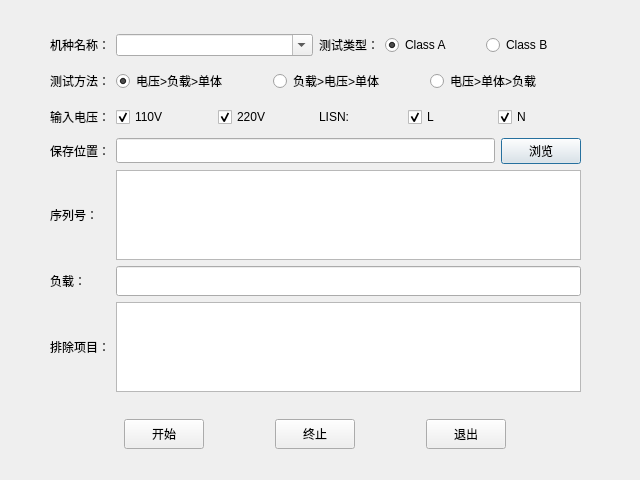
<?xml version="1.0" encoding="UTF-8"?>
<ui version="4.0">
 <class>Dialog</class>
 <widget class="QDialog" name="Dialog">
  <property name="geometry">
   <rect>
    <x>0</x>
    <y>0</y>
    <width>640</width>
    <height>480</height>
   </rect>
  </property>
  <property name="minimumSize">
   <size>
    <width>640</width>
    <height>480</height>
   </size>
  </property>
  <property name="windowTitle">
   <string>ELEKTRA_AutoTest</string>
  </property>
  <widget class="QWidget" name="verticalLayoutWidget">
   <property name="geometry">
    <rect>
     <x>50</x>
     <y>30</y>
     <width>531</width>
     <height>441</height>
    </rect>
   </property>
   <layout class="QVBoxLayout" name="verticalLayout">
    <item>
     <layout class="QHBoxLayout" name="horizontalLayout">
      <item>
       <layout class="QHBoxLayout" name="horizontalLayout_5">
        <item>
         <widget class="QLabel" name="label_model">
          <property name="sizePolicy">
           <sizepolicy hsizetype="Fixed" vsizetype="Fixed">
            <horstretch>0</horstretch>
            <verstretch>0</verstretch>
           </sizepolicy>
          </property>
          <property name="minimumSize">
           <size>
            <width>60</width>
            <height>30</height>
           </size>
          </property>
          <property name="text">
           <string>机种名称：</string>
          </property>
         </widget>
        </item>
        <item>
         <widget class="QComboBox" name="model_name">
          <property name="sizePolicy">
           <sizepolicy hsizetype="Preferred" vsizetype="Fixed">
            <horstretch>0</horstretch>
            <verstretch>0</verstretch>
           </sizepolicy>
          </property>
          <property name="minimumSize">
           <size>
            <width>150</width>
            <height>0</height>
           </size>
          </property>
          <property name="editable">
           <bool>true</bool>
          </property>
         </widget>
        </item>
       </layout>
      </item>
      <item>
       <layout class="QHBoxLayout" name="horizontalLayout_3">
        <item>
         <widget class="QLabel" name="label_class">
          <property name="sizePolicy">
           <sizepolicy hsizetype="Fixed" vsizetype="Fixed">
            <horstretch>0</horstretch>
            <verstretch>0</verstretch>
           </sizepolicy>
          </property>
          <property name="minimumSize">
           <size>
            <width>60</width>
            <height>30</height>
           </size>
          </property>
          <property name="text">
           <string>测试类型：</string>
          </property>
         </widget>
        </item>
        <item>
         <widget class="QRadioButton" name="class_a">
          <property name="minimumSize">
           <size>
            <width>0</width>
            <height>30</height>
           </size>
          </property>
          <property name="text">
           <string>Class A</string>
          </property>
          <property name="checked">
           <bool>true</bool>
          </property>
          <attribute name="buttonGroup">
           <string notr="true">classbtns</string>
          </attribute>
         </widget>
        </item>
        <item>
         <widget class="QRadioButton" name="class_b">
          <property name="minimumSize">
           <size>
            <width>0</width>
            <height>30</height>
           </size>
          </property>
          <property name="text">
           <string>Class B</string>
          </property>
          <attribute name="buttonGroup">
           <string notr="true">classbtns</string>
          </attribute>
         </widget>
        </item>
       </layout>
      </item>
     </layout>
    </item>
    <item>
     <layout class="QHBoxLayout" name="horizontalLayout_2">
      <item>
       <widget class="QLabel" name="label_method">
        <property name="sizePolicy">
         <sizepolicy hsizetype="Fixed" vsizetype="Fixed">
          <horstretch>0</horstretch>
          <verstretch>0</verstretch>
         </sizepolicy>
        </property>
        <property name="minimumSize">
         <size>
          <width>60</width>
          <height>30</height>
         </size>
        </property>
        <property name="text">
         <string>测试方法：</string>
        </property>
       </widget>
      </item>
      <item>
       <widget class="QRadioButton" name="power_load_uut">
        <property name="minimumSize">
         <size>
          <width>0</width>
          <height>30</height>
         </size>
        </property>
        <property name="text">
         <string>电压&gt;负载&gt;单体</string>
        </property>
        <property name="checkable">
         <bool>true</bool>
        </property>
        <property name="checked">
         <bool>true</bool>
        </property>
        <attribute name="buttonGroup">
         <string notr="true">methodbtns</string>
        </attribute>
       </widget>
      </item>
      <item>
       <widget class="QRadioButton" name="load_power_uut">
        <property name="minimumSize">
         <size>
          <width>0</width>
          <height>30</height>
         </size>
        </property>
        <property name="text">
         <string>负载&gt;电压&gt;单体</string>
        </property>
        <attribute name="buttonGroup">
         <string notr="true">methodbtns</string>
        </attribute>
       </widget>
      </item>
      <item>
       <widget class="QRadioButton" name="power_uut_load">
        <property name="minimumSize">
         <size>
          <width>0</width>
          <height>30</height>
         </size>
        </property>
        <property name="text">
         <string>电压&gt;单体&gt;负载</string>
        </property>
        <attribute name="buttonGroup">
         <string notr="true">methodbtns</string>
        </attribute>
       </widget>
      </item>
     </layout>
    </item>
    <item>
     <layout class="QHBoxLayout" name="horizontalLayout_4">
      <item>
       <layout class="QHBoxLayout" name="horizontalLayout_6">
        <item>
         <widget class="QLabel" name="label_power">
          <property name="sizePolicy">
           <sizepolicy hsizetype="Fixed" vsizetype="Fixed">
            <horstretch>0</horstretch>
            <verstretch>0</verstretch>
           </sizepolicy>
          </property>
          <property name="minimumSize">
           <size>
            <width>60</width>
            <height>30</height>
           </size>
          </property>
          <property name="text">
           <string>输入电压：</string>
          </property>
         </widget>
        </item>
        <item>
         <widget class="QCheckBox" name="power_110V">
          <property name="text">
           <string>110V</string>
          </property>
          <property name="checked">
           <bool>true</bool>
          </property>
          <property name="tristate">
           <bool>false</bool>
          </property>
         </widget>
        </item>
        <item>
         <widget class="QCheckBox" name="power_220V">
          <property name="text">
           <string>220V</string>
          </property>
          <property name="checked">
           <bool>true</bool>
          </property>
         </widget>
        </item>
       </layout>
      </item>
      <item>
       <layout class="QHBoxLayout" name="horizontalLayout_7">
        <property name="sizeConstraint">
         <enum>QLayout::SizeConstraint::SetDefaultConstraint</enum>
        </property>
        <item>
         <widget class="QLabel" name="label_lisn">
          <property name="sizePolicy">
           <sizepolicy hsizetype="Preferred" vsizetype="Fixed">
            <horstretch>0</horstretch>
            <verstretch>0</verstretch>
           </sizepolicy>
          </property>
          <property name="text">
           <string>LISN:</string>
          </property>
         </widget>
        </item>
        <item>
         <widget class="QCheckBox" name="lisn_l">
          <property name="text">
           <string>L</string>
          </property>
          <property name="checked">
           <bool>true</bool>
          </property>
         </widget>
        </item>
        <item>
         <widget class="QCheckBox" name="lisn_n">
          <property name="text">
           <string>N</string>
          </property>
          <property name="checked">
           <bool>true</bool>
          </property>
         </widget>
        </item>
       </layout>
      </item>
     </layout>
    </item>
    <item>
     <layout class="QHBoxLayout" name="horizontalLayout_12">
      <item>
       <widget class="QLabel" name="label">
        <property name="text">
         <string>保存位置：</string>
        </property>
       </widget>
      </item>
      <item>
       <widget class="QLineEdit" name="pathEdit">
        <property name="minimumSize">
         <size>
          <width>0</width>
          <height>25</height>
         </size>
        </property>
       </widget>
      </item>
      <item>
       <widget class="QPushButton" name="btnSavepath">
        <property name="minimumSize">
         <size>
          <width>0</width>
          <height>25</height>
         </size>
        </property>
        <property name="text">
         <string>浏览</string>
        </property>
       </widget>
      </item>
     </layout>
    </item>
    <item>
     <layout class="QHBoxLayout" name="horizontalLayout_9">
      <item>
       <widget class="QLabel" name="label_sn">
        <property name="sizePolicy">
         <sizepolicy hsizetype="Fixed" vsizetype="Fixed">
          <horstretch>0</horstretch>
          <verstretch>0</verstretch>
         </sizepolicy>
        </property>
        <property name="minimumSize">
         <size>
          <width>60</width>
          <height>30</height>
         </size>
        </property>
        <property name="text">
         <string>序列号：</string>
        </property>
       </widget>
      </item>
      <item>
       <widget class="QTextEdit" name="sn">
        <property name="enabled">
         <bool>true</bool>
        </property>
        <property name="sizePolicy">
         <sizepolicy hsizetype="Minimum" vsizetype="Fixed">
          <horstretch>0</horstretch>
          <verstretch>0</verstretch>
         </sizepolicy>
        </property>
        <property name="minimumSize">
         <size>
          <width>0</width>
          <height>90</height>
         </size>
        </property>
        <property name="maximumSize">
         <size>
          <width>16777215</width>
          <height>90</height>
         </size>
        </property>
        <property name="sizeIncrement">
         <size>
          <width>0</width>
          <height>90</height>
         </size>
        </property>
        <property name="baseSize">
         <size>
          <width>0</width>
          <height>90</height>
         </size>
        </property>
        <property name="acceptRichText">
         <bool>true</bool>
        </property>
       </widget>
      </item>
     </layout>
    </item>
    <item>
     <layout class="QHBoxLayout" name="horizontalLayout_8">
      <item>
       <widget class="QLabel" name="label_load">
        <property name="sizePolicy">
         <sizepolicy hsizetype="Fixed" vsizetype="Fixed">
          <horstretch>0</horstretch>
          <verstretch>0</verstretch>
         </sizepolicy>
        </property>
        <property name="minimumSize">
         <size>
          <width>60</width>
          <height>30</height>
         </size>
        </property>
        <property name="text">
         <string>负载：</string>
        </property>
       </widget>
      </item>
      <item>
       <widget class="QLineEdit" name="load">
        <property name="minimumSize">
         <size>
          <width>0</width>
          <height>30</height>
         </size>
        </property>
       </widget>
      </item>
     </layout>
    </item>
    <item>
     <layout class="QHBoxLayout" name="horizontalLayout_10">
      <item>
       <widget class="QLabel" name="label_exclude">
        <property name="sizePolicy">
         <sizepolicy hsizetype="Fixed" vsizetype="Fixed">
          <horstretch>0</horstretch>
          <verstretch>0</verstretch>
         </sizepolicy>
        </property>
        <property name="minimumSize">
         <size>
          <width>60</width>
          <height>30</height>
         </size>
        </property>
        <property name="text">
         <string>排除项目：</string>
        </property>
       </widget>
      </item>
      <item>
       <widget class="QTextEdit" name="exclude_items">
        <property name="enabled">
         <bool>true</bool>
        </property>
        <property name="sizePolicy">
         <sizepolicy hsizetype="Minimum" vsizetype="Fixed">
          <horstretch>0</horstretch>
          <verstretch>0</verstretch>
         </sizepolicy>
        </property>
        <property name="minimumSize">
         <size>
          <width>0</width>
          <height>90</height>
         </size>
        </property>
        <property name="maximumSize">
         <size>
          <width>16777215</width>
          <height>90</height>
         </size>
        </property>
        <property name="sizeIncrement">
         <size>
          <width>0</width>
          <height>90</height>
         </size>
        </property>
        <property name="baseSize">
         <size>
          <width>0</width>
          <height>90</height>
         </size>
        </property>
       </widget>
      </item>
     </layout>
    </item>
    <item>
     <widget class="QWidget" name="horizontalWidget" native="true">
      <layout class="QHBoxLayout" name="horizontalLayout_11">
       <item>
        <widget class="QPushButton" name="btn_start">
         <property name="enabled">
          <bool>true</bool>
         </property>
         <property name="sizePolicy">
          <sizepolicy hsizetype="Minimum" vsizetype="Fixed">
           <horstretch>0</horstretch>
           <verstretch>0</verstretch>
          </sizepolicy>
         </property>
         <property name="minimumSize">
          <size>
           <width>0</width>
           <height>30</height>
          </size>
         </property>
         <property name="maximumSize">
          <size>
           <width>80</width>
           <height>30</height>
          </size>
         </property>
         <property name="text">
          <string>开始</string>
         </property>
        </widget>
       </item>
       <item>
        <widget class="QPushButton" name="btn_stop">
         <property name="enabled">
          <bool>true</bool>
         </property>
         <property name="sizePolicy">
          <sizepolicy hsizetype="Minimum" vsizetype="Fixed">
           <horstretch>0</horstretch>
           <verstretch>0</verstretch>
          </sizepolicy>
         </property>
         <property name="minimumSize">
          <size>
           <width>0</width>
           <height>30</height>
          </size>
         </property>
         <property name="maximumSize">
          <size>
           <width>80</width>
           <height>30</height>
          </size>
         </property>
         <property name="text">
          <string>终止</string>
         </property>
        </widget>
       </item>
       <item>
        <widget class="QPushButton" name="btn_quit">
         <property name="minimumSize">
          <size>
           <width>0</width>
           <height>30</height>
          </size>
         </property>
         <property name="maximumSize">
          <size>
           <width>80</width>
           <height>30</height>
          </size>
         </property>
         <property name="text">
          <string>退出</string>
         </property>
        </widget>
       </item>
      </layout>
     </widget>
    </item>
   </layout>
  </widget>
 </widget>
 <resources/>
 <connections>
  <connection>
   <sender>btn_quit</sender>
   <signal>clicked()</signal>
   <receiver>Dialog</receiver>
   <slot>close()</slot>
   <hints>
    <hint type="sourcelabel">
     <x>415</x>
     <y>445</y>
    </hint>
    <hint type="destinationlabel">
     <x>319</x>
     <y>239</y>
    </hint>
   </hints>
  </connection>
 </connections>
 <designerdata>
  <property name="gridDeltaX">
   <number>10</number>
  </property>
  <property name="gridDeltaY">
   <number>10</number>
  </property>
  <property name="gridSnapX">
   <bool>true</bool>
  </property>
  <property name="gridSnapY">
   <bool>true</bool>
  </property>
  <property name="gridVisible">
   <bool>true</bool>
  </property>
 </designerdata>
 <buttongroups>
  <buttongroup name="classbtns"/>
  <buttongroup name="methodbtns"/>
 </buttongroups>
</ui>
